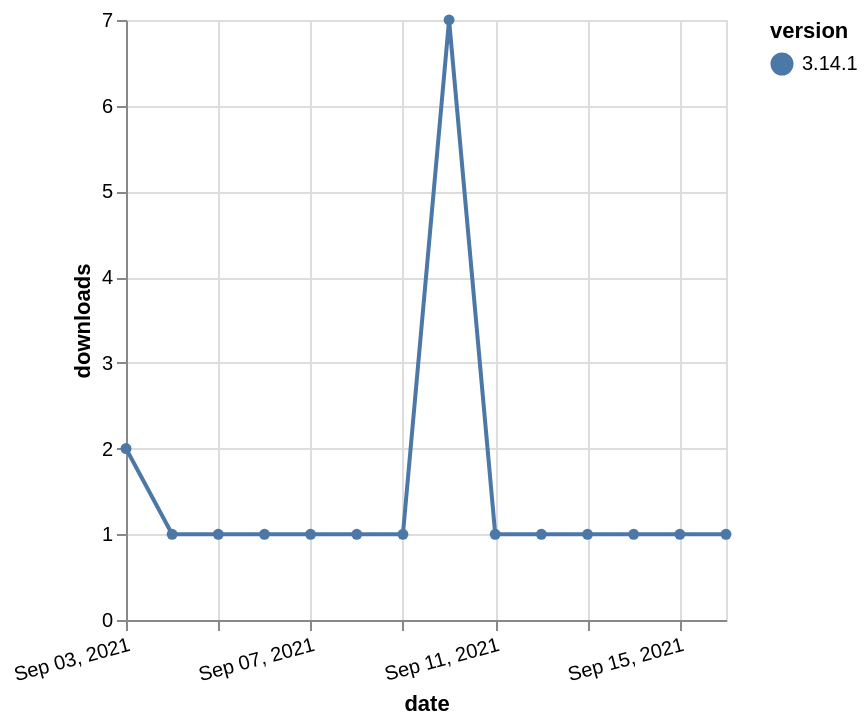

Here is the Vega-Lite specification saved for this chart:
### Vega-Lite specification from a JSON file in a GitHub repository (floating-point values rounded to 4 significant figures)
{"$schema": "https://vega.github.io/schema/vega-lite/v5.json", "description": "A simple bar chart with embedded data.", "data": {"values": [{"date": "2021-09-03", "total": 502, "delta": 2, "version": "3.14.1"}, {"date": "2021-09-04", "total": 503, "delta": 1, "version": "3.14.1"}, {"date": "2021-09-05", "total": 504, "delta": 1, "version": "3.14.1"}, {"date": "2021-09-06", "total": 505, "delta": 1, "version": "3.14.1"}, {"date": "2021-09-07", "total": 506, "delta": 1, "version": "3.14.1"}, {"date": "2021-09-08", "total": 507, "delta": 1, "version": "3.14.1"}, {"date": "2021-09-09", "total": 508, "delta": 1, "version": "3.14.1"}, {"date": "2021-09-10", "total": 515, "delta": 7, "version": "3.14.1"}, {"date": "2021-09-11", "total": 516, "delta": 1, "version": "3.14.1"}, {"date": "2021-09-12", "total": 517, "delta": 1, "version": "3.14.1"}, {"date": "2021-09-13", "total": 518, "delta": 1, "version": "3.14.1"}, {"date": "2021-09-14", "total": 519, "delta": 1, "version": "3.14.1"}, {"date": "2021-09-15", "total": 520, "delta": 1, "version": "3.14.1"}, {"date": "2021-09-16", "total": 521, "delta": 1, "version": "3.14.1"}]}, "width": "container", "mark": {"type": "line", "point": {"filled": true}}, "encoding": {"x": {"field": "date", "type": "temporal", "timeUnit": "yearmonthdate", "title": "date", "axis": {"labelAngle": -15}}, "y": {"field": "delta", "type": "quantitative", "title": "downloads"}, "color": {"field": "version", "type": "nominal"}, "tooltip": {"field": "delta"}}}
